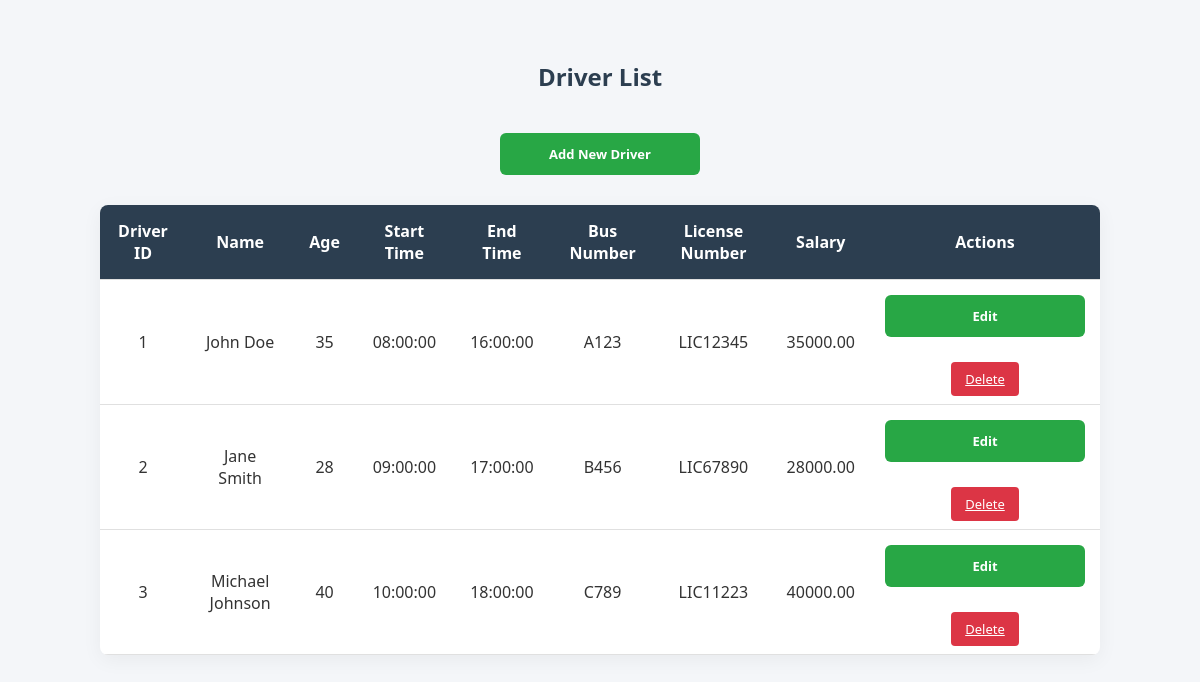
The page / on the database its author committed.
### tables this page shows
CREATE TABLE IF NOT EXISTS drivers (
    id INT AUTO_INCREMENT PRIMARY KEY,      
    name VARCHAR(100) NOT NULL,              
    age INT NOT NULL,                       
    start_time TIME NOT NULL,               
    end_time TIME NOT NULL,                 
    bus_number VARCHAR(50) NOT NULL,        
    license_number VARCHAR(50) NOT NULL,    
    salary DECIMAL(10, 2) NOT NULL          
);

### index.php (the view, shortened to what this page needs)
<?php
include 'db.php';
?>
<!DOCTYPE html>
<html lang="en">
<head>
    <link rel="stylesheet" href="style.css">
</head>
<body>
    <h2>Driver List</h2>
    <a href="add.php" class="btn">Add New Driver</a>
    <table>
        <thead>
            <tr>
                <th>Driver ID</th>
                <th>Name</th>
                <th>Age</th>
                <th>Start Time</th>
                <th>End Time</th>
                <th>Bus Number</th>
                <th>License Number</th>
                <th>Salary</th>
                <th>Actions</th>
            </tr>
        </thead>
        <tbody>
            <?php
            $sql = "SELECT * FROM drivers";
            $result = $conn->query($sql);
            if ($result->num_rows > 0) {
                while($row = $result->fetch_assoc()) {
                    echo "<tr>
                            <td>".$row['id']."</td>
                            <td>".$row['name']."</td>
                            <td>".$row['age']."</td>
                            <td>".$row['start_time']."</td>
                            <td>".$row['end_time']."</td>
                            <td>".$row['bus_number']."</td>
                            <td>".$row['license_number']."</td>
                            <td>".$row['salary']."</td>
                            <td>
                                <a href='edit.php?id=".$row['id']."' class='btn'>Edit</a>
                                <a href='delete.php?id=".$row['id']."' class='btn-delete' onclick='return confirm(\"Are you sure you want to delete this driver?\")'>Delete</a>
                            </td>
                          </tr>";
                }
            } else {
                echo "<tr><td colspan='9'>No records found</td></tr>";
            }
            ?>
        </tbody>
    </table>
</body>
</html>

### style.css (style rules this page uses)
body { font-family: 'Segoe UI', Tahoma, Geneva, Verdana, sans-serif; background-color: #f4f6f9; margin: 0; padding: 40px 20px; color: #333; }
h2 { text-align: center; color: #2c3e50; margin-bottom: 40px; }
a.btn { display: block; width: 160px; margin: 0 auto 30px; text-align: center; padding: 12px 20px; background-color: #28a745; color: #fff; font-weight: bold; text-decoration: none; border-radius: 6px; transition: background-color 0.3s ease; }
table { width: 95%; max-width: 1000px; margin: 0 auto; border-collapse: collapse; background-color: #fff; box-shadow: 0 5px 20px rgba(0, 0, 0, 0.05); border-radius: 8px; overflow: hidden; }
th, td { padding: 15px; text-align: center; border-bottom: 1px solid #e0e0e0; }
th { background-color: #2c3e50; color: #fff; font-weight: 600; }
.btn, .btn-delete { padding: 8px 14px; font-size: 13px; border: none; border-radius: 4px; cursor: pointer; color: #fff; transition: background-color 0.3s ease; }
.btn { background-color: #007bff; }
.btn-delete { background-color: #dc3545; }

### rows shown on the page
drivers: id "1", name "John Doe", age "35", start_time "08:00:00", end_time "16:00:00", bus_number "A123", license_number "LIC12345", salary "35000.00"
drivers: id "2", name "Jane Smith", age "28", start_time "09:00:00", end_time "17:00:00", bus_number "B456", license_number "LIC67890", salary "28000.00"
drivers: id "3", name "Michael Johnson", age "40", start_time "10:00:00", end_time "18:00:00", bus_number "C789", license_number "LIC11223", salary "40000.00"
